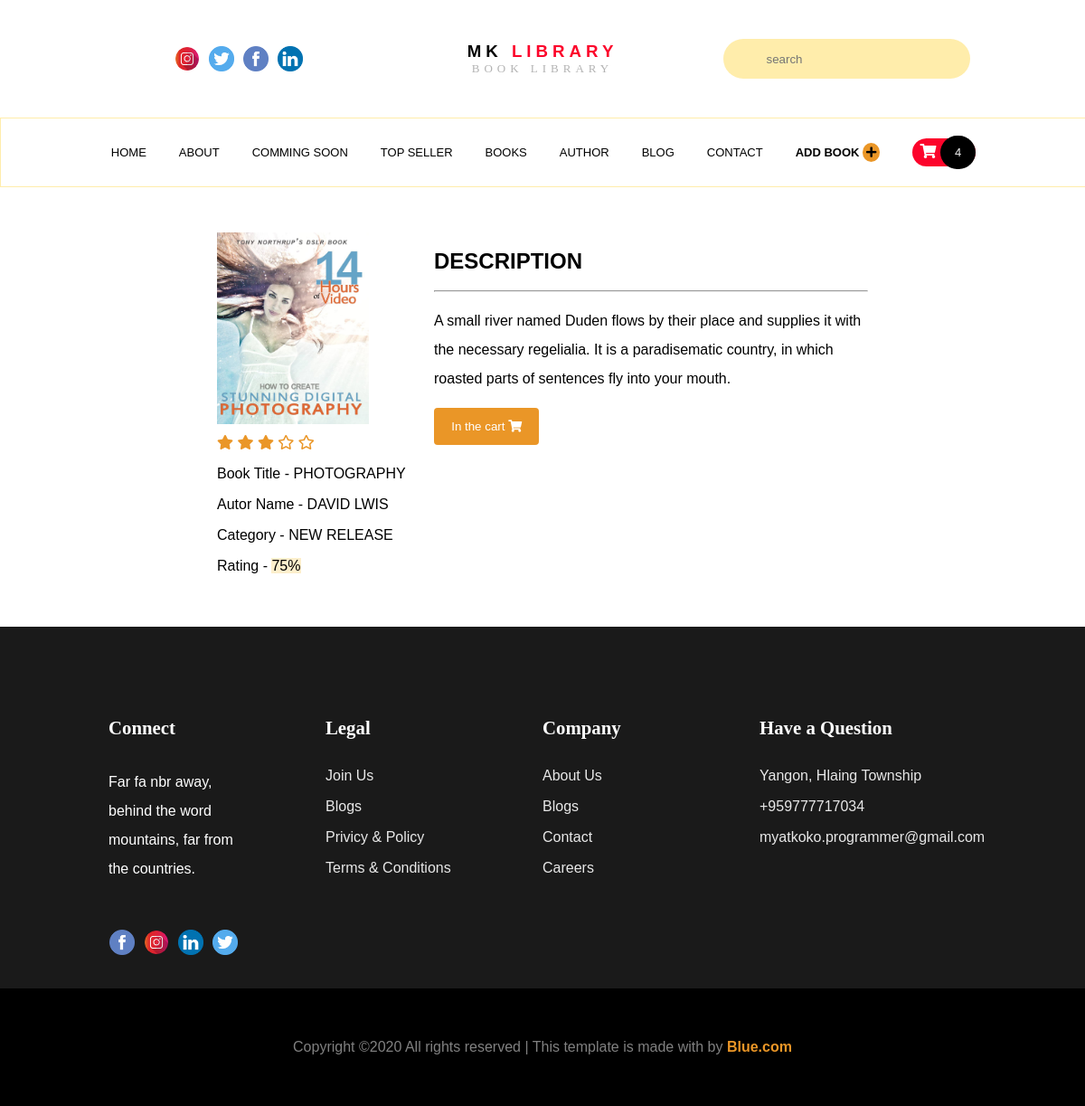
Page /view.php?id=34 on the committed database.
### tables this page shows
CREATE TABLE `books` (
  `id` int(11) NOT NULL,
  `name` varchar(100) NOT NULL,
  `autor` varchar(100) NOT NULL,
  `price` float(10,2) NOT NULL,
  `photo` varchar(255) NOT NULL,
  `description` text NOT NULL,
  `category` varchar(100) NOT NULL,
  `created_at` timestamp NOT NULL DEFAULT current_timestamp()
);

### function.php (called while the page is built, shortened)
<?php
$dbname = "book_store";
$servername = "localhost";
$username = "phpdev";
$password = "123456";
try {
$conn = new PDO("mysql:host=$servername;dbname=$dbname", $username, $password);
$conn->setAttribute(PDO::ATTR_ERRMODE, PDO::ERRMODE_EXCEPTION);
} catch(PDOException $e) {
die("Connection failed: " . $e->getMessage());
}
function getBookById($id){
    global $conn;
    $query = "SELECT * FROM `books` WHERE `id` = :id";
    $stmt = $conn->prepare($query);
    $stmt->bindParam(":id",$id);
    $stmt->execute();
    return $stmt->fetch();
}
function getCartItemId(){
    global $conn;
    $query = "SELECT `item_id` FROM `cart`";
    $stmt = $conn->prepare($query);
    $stmt->execute();
    return $stmt->fetchAll();
}
 ?>

### view.php (the view, shortened to what this page needs)
<?php include('include/header.php'); ?>
<?php
$id = isset($_GET['id']) ? $_GET['id'] : NULL;
$book = getBookById($id);
?>
<section id="view-section">
    <div class="view">
        <div class="book-profile">
            <div class="book-image">
                <img src="./uploads/books/<?php echo $book['photo']; ?>" alt="">
            </div>
            <div class="book-info">
                <ul class="star-icon">
                    <li>
                        <i class="fas fa-star"></i>
                        <i class="fas fa-star"></i>
                        <i class="fas fa-star"></i>
                        <i class="far fa-star"></i>
                        <i class="far fa-star"></i>
                    </li>
                    <li>Book Title - <?php echo $book['name']; ?></li>
                    <li>Autor Name - <?php echo $book['autor']; ?></li>
                    <li>Category - <?php echo $book['category']; ?></li>
                    <li>Rating - <span style="background: #fdefcc;">75%</span></li>
                </ul>
            </div>
        </div>
        <div class="book-description">
            <h1>DESCRIPTION</h1>
            <hr>
            <P><?php echo $book['description']; ?></P>
            <div class="btn-group">
                <form action="#" method="POST">
                    <?php
                        if(in_array($book['id'], getCartItemId())){
                            echo '<button type="submit" disabled class="btn-small btn-success font-size-12">In the cart <i class="fas fa-shopping-cart"></i></button>';
                        }else{
                            echo '<button class="btn-small first-btn" name="add_to_cart">Add To Cart <i class="fas fa-plus"></i></button>';
                        }
                    ?>
                </form>
            </div>
        </div>
    </div>
</section>
<?php include('include/footer.php'); ?>

### assets/css/style.css (style rules this page uses)
* { margin: 0; padding: 0; }
h1,h2,h3,h4,h5,h6 { font-family: sans-serif; }
button { cursor: pointer; }
ul { list-style: none; }
.star-icon li i { color: #ea9627 !important; }
.btn-group { margin: 1rem 0; }
.btn-small { padding: 0.8rem 1.2rem; border: none; border-radius: 0.25rem; cursor: pointer; }
.btn-success { background: #ea9627; color: #fff; }
#view-section { width: 80%; margin: 50px auto; height: auto; }
.view { width: 100%; display: flex; flex-wrap: wrap; justify-content: center; flex-direction: row; }
.book-profile { width: 25%; }
.book-description { width: 50%; }
.book-image img { width: 70%; }
.book-info ul li { padding: 0.5rem 0; font-family: sans-serif !important; }
.book-description { padding: 1rem 0; line-height: 2rem; font-family: sans-serif !important; }
.book-description hr { margin: 1rem 0; }

### rows in the picture
books: photo (picture), name "PHOTOGRAPHY", autor "DAVID LWIS", category "NEW RELEASE", description "A small river named Duden flows by their place and supplies it with the necessary regelialia. It is a paradisematic country, in which roasted parts of sentences fly into your mouth."

### other values in the picture
count(cartData()) "4"
